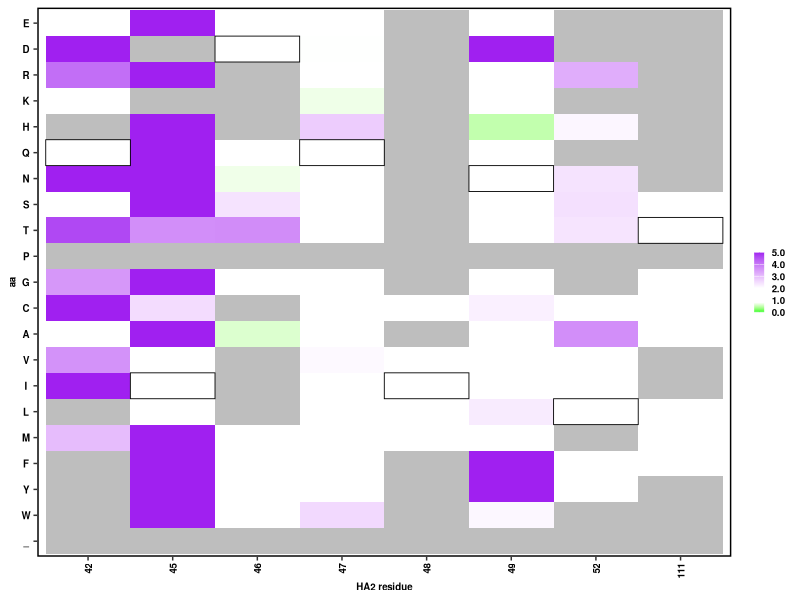
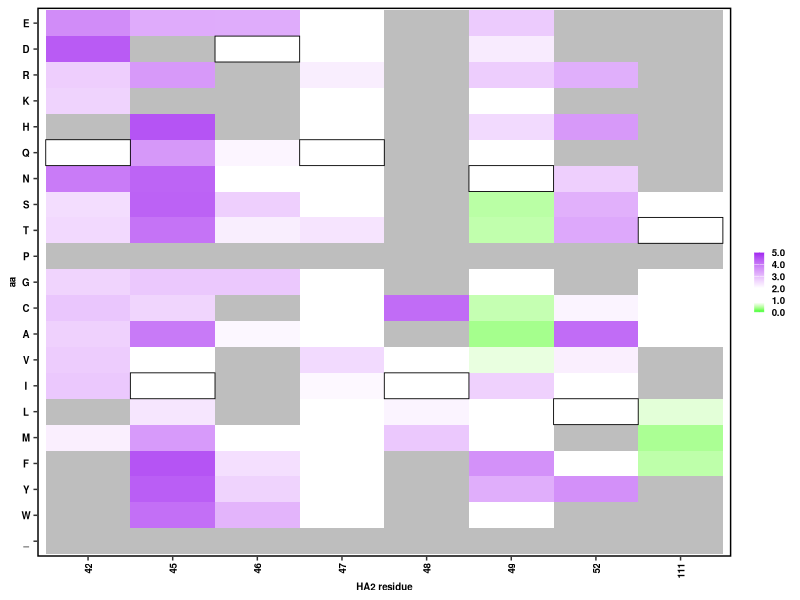
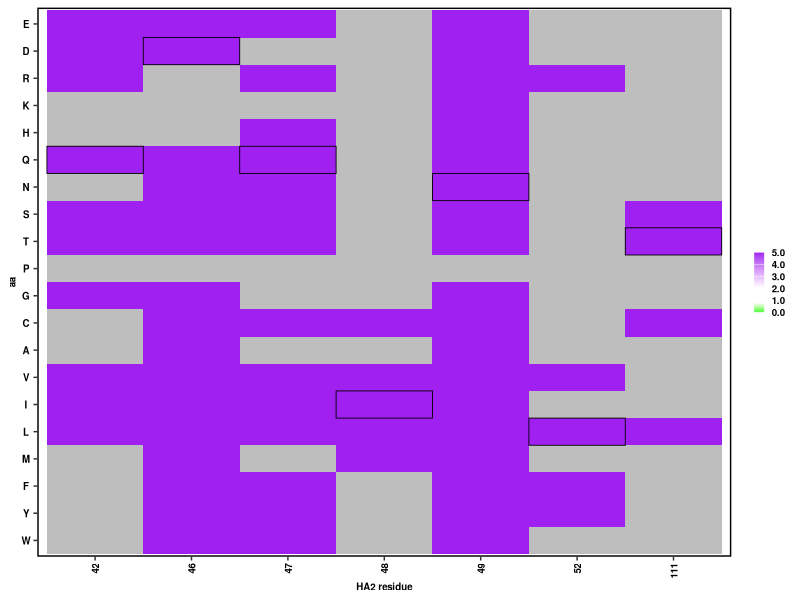
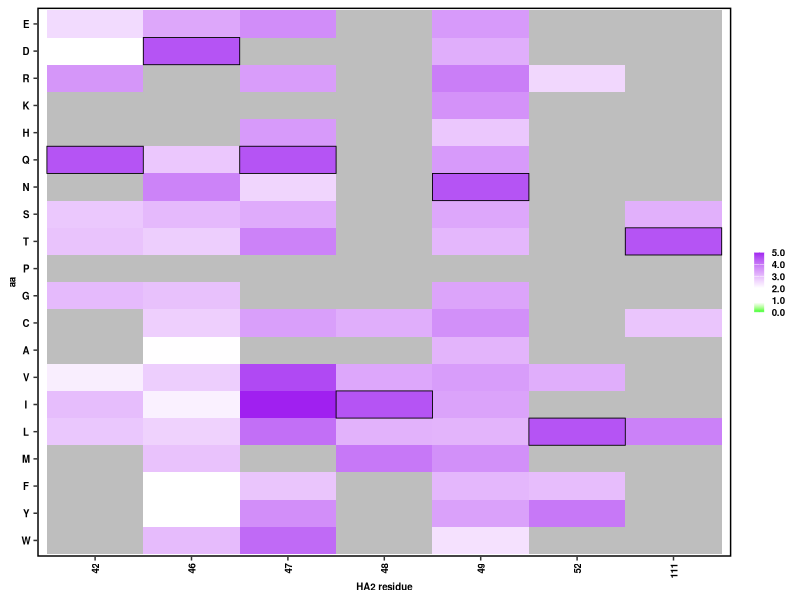
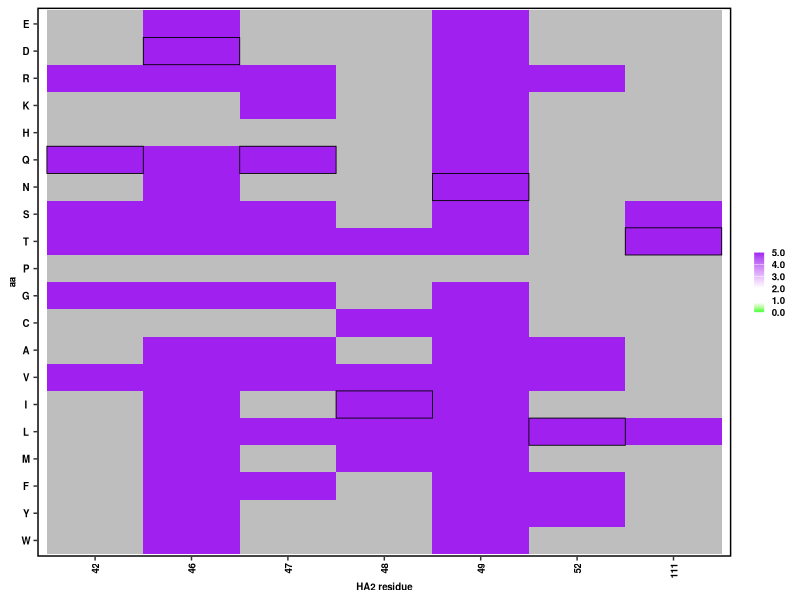
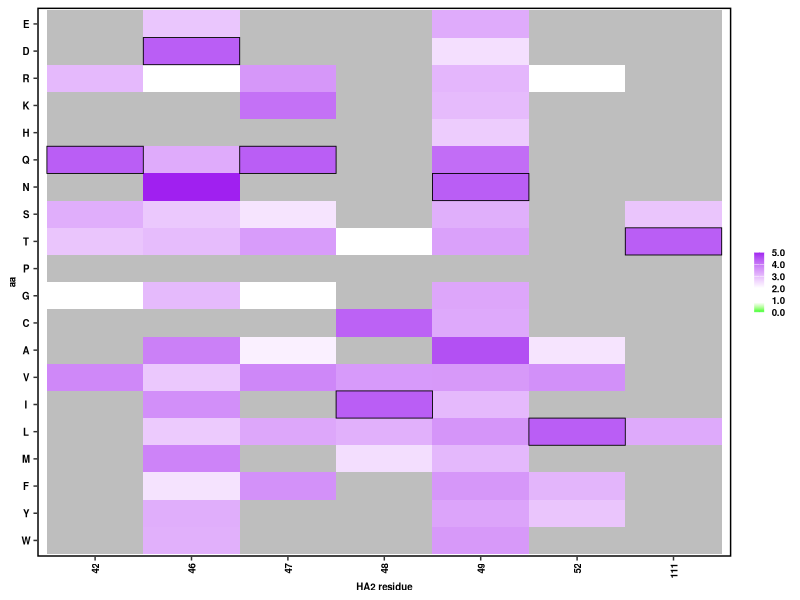
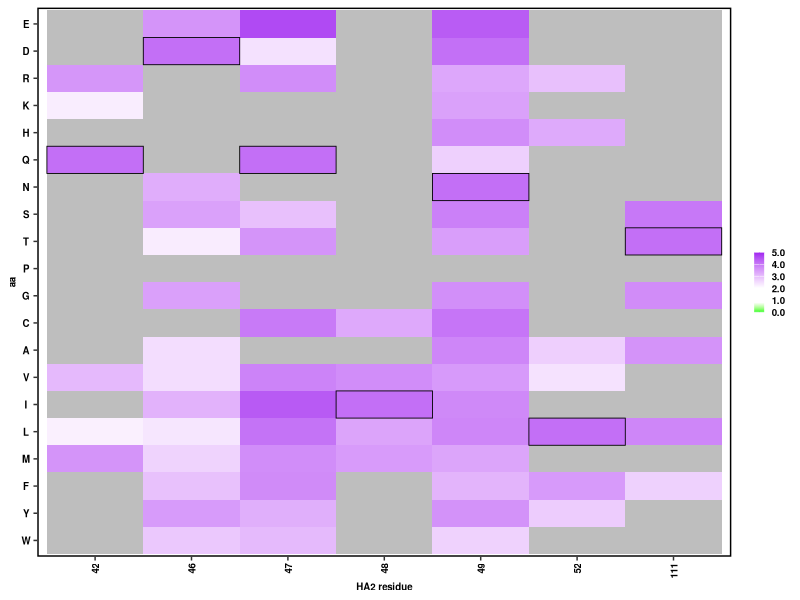
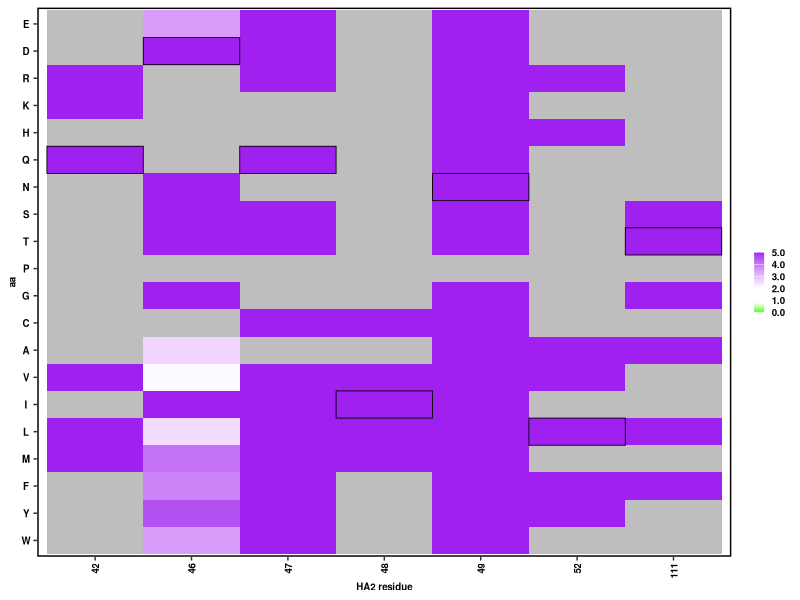

The R source for these figures, in order:
#R code
library(ggplot2)
library(scales)
library(RColorBrewer)
library(readr)
library(tidyr)
library(reshape)
library(stringr)
library(dplyr)
library(ggrepel)
library(gridExtra)
require(cowplot)

capping <- function(v){
  if (v > 5){return (5)}
  else{return (v)}
  }

extract_SEscape <- function(DEspTable, mut_bg, aa_levels, pos_levels, SEspTable){
  pos_bg <- str_sub(mut_bg,2,-2)
  new_pos_levels <- c()
  for (pos in pos_levels){
    if (pos!=pos_bg){
      new_pos_levels <- c(new_pos_levels, pos)
      }
    }
  A0 <- filter(SEspTable, mut==mut_bg)$fit_no_antibody
  A5 <- filter(SEspTable, mut==mut_bg)$resist_10ug_CR9114
  F5 <- filter(SEspTable, mut==mut_bg)$resist_2500ng_FI6v3
  A0_list   <- rep(A0,8)
  A5_list   <- rep(A5,8)
  F5_list   <- rep(F5,8)
  mut_list  <- c('Q42Q','I45I','D46D','Q47Q','I48I','N49N','L52L','T111T')
  WT_table  <- data.frame(cbind(mut_list,A0_list,A5_list,F5_list)) %>%
                 rename(mut=mut_list) %>%
                 rename(fit_no_antibody=A0_list) %>%
                 rename(resist_10ug_CR9114=A5_list) %>%
                 rename(resist_2500ng_FI6v3=F5_list) %>%
                 filter(str_sub(mut,2,-2)!=str_sub(mut_bg,2,-2))
  resi_SEspTable_1 <- DEspTable %>% 
                      filter(mut1==mut_bg) %>% 
                      rename(mut=mut2) %>%
                      select(-mut1)
  resi_SEspTable_2 <- DEspTable %>%
                      filter(mut2==mut_bg) %>%
                      rename(mut=mut1) %>%
                      select(-mut2)
  resi_SEspTable   <- rbind(resi_SEspTable_1, resi_SEspTable_2, WT_table) %>%
                      mutate(resi=str_sub(mut,2,-2)) %>% 
                      mutate(aa=str_sub(mut,-1)) %>%
                      mutate(resi=factor(as.character(resi),levels=new_pos_levels)) %>%
                      mutate(aa=factor(as.character(aa),levels=aa_levels)) %>%
                      mutate(fit_no_antibody=mapply(as.numeric,fit_no_antibody)) %>%
                      mutate(resist_10ug_CR9114=mapply(as.numeric,resist_10ug_CR9114)) %>%
                      mutate(resist_2500ng_FI6v3=mapply(as.numeric,resist_2500ng_FI6v3))
  return (resi_SEspTable)
  }

plot_fit_heatmap <- function(EspTable,pos_bg, WTresibox,graphname){
  textsize    <- 7
  WTresibox   <- WTresibox %>%
                   filter(str_sub(resi,2,-1)!=pos_bg) %>%
                   mutate(x=seq(1,length(.$x)))
  if (pos_bg != ''){
    WTresibox <- WTresibox %>%
                   mutate(y=y-1)
    }
  p <-  ggplot() + 
	  geom_tile(data=EspTable, aes(x=resi,y=aa,fill=mapply(capping,X))) +
	  scale_fill_gradientn(colours=c("green", "white", "white", "white", "purple"),
                limits= c(0,5),
		values=rescale(c(0, 0.8, 1, 2, 5)),
		guide="colorbar",
                breaks=c(0,1,2,3,4,5),
                labels=c('0.0','1.0','2.0','3.0','4.0','5.0'),
		na.value="grey") +
	  theme_classic() +
          theme(axis.text=element_text(size=textsize,face="bold",colour = 'black'),
                axis.text.x=element_text(angle=90,hjust=1,vjust=0.5,colour = 'black'),
                axis.text.y=element_text(hjust=0.5,vjust=0.5,colour = 'black'),
                axis.title=element_text(size=textsize,face="bold"),
                axis.line = element_line(colour = 'black', size = 0),
                legend.title=element_blank(),
	        panel.border = element_rect(colour = "black", fill=NA, size=1)) +
          guides(fill = guide_colorbar(ticks = FALSE, barwidth=0.5, barheight=3,
                                       label.theme = element_text(colour="black",size=textsize,angle=0,face='bold'))) +
          geom_rect(data=WTresibox, size=0.3, fill=NA, colour="black",
                    aes(xmin=x-0.5, xmax=x+0.5, ymin=y-0.5, ymax=y+0.5)) +
          xlab(bquote(bold('HA2 residue')))
  ggsave(graphname,p,width=1.9,height=2.2,dpi=600)
  }

aa_levels  <- rev(c('E','D','R','K','H','Q','N','S','T','P','G','C','A','V','I','L','M','F','Y','W','_'))
pos_levels <- c('42','45','46','47','48','49','52','111')
WTresibox  <- read_tsv('doc/HK68_WTheatmap.tsv')
SEspTable  <- read_tsv('result/Resist_S.tsv') %>%
              mutate(resi=factor(as.character(resi),levels=pos_levels)) %>%
              mutate(aa=factor(as.character(aa),levels=aa_levels))
EspF5_table <- SEspTable %>%
                 mutate(X=resist_2500ng_FI6v3)
EspA5_table <- SEspTable %>%
                 mutate(X=resist_10ug_CR9114)
DEspTable  <- read_tsv('result/Heatmap_D.tsv')
EspTable_I45F <- extract_SEscape(DEspTable, 'I45F', aa_levels, pos_levels, SEspTable)
EspA5_I45F    <- EspTable_I45F %>% mutate(X=resist_10ug_CR9114)                   
EspF5_I45F    <- EspTable_I45F %>% mutate(X=resist_2500ng_FI6v3)                   
EspTable_I45Y <- extract_SEscape(DEspTable, 'I45Y', aa_levels, pos_levels, SEspTable)
EspA5_I45Y    <- EspTable_I45Y %>% mutate(X=resist_10ug_CR9114)                   
EspF5_I45Y    <- EspTable_I45Y %>% mutate(X=resist_2500ng_FI6v3)                   
EspTable_I45W <- extract_SEscape(DEspTable, 'I45W', aa_levels, pos_levels, SEspTable)
EspA5_I45W    <- EspTable_I45W %>% mutate(X=resist_10ug_CR9114)                   
EspF5_I45W    <- EspTable_I45W %>% mutate(X=resist_2500ng_FI6v3)                   
plot_fit_heatmap(EspF5_table,'',WTresibox,'graph/heatmap_FI6v3esp_single.png')
plot_fit_heatmap(EspA5_table,'',WTresibox,'graph/heatmap_CR9114esp_single.png')
plot_fit_heatmap(EspF5_I45F,'45',WTresibox,'graph/heatmap_FI6v3esp_single_onI45F.png')
plot_fit_heatmap(EspA5_I45F,'45',WTresibox,'graph/heatmap_CR9114esp_single_onI45F.png')
plot_fit_heatmap(EspF5_I45Y,'45',WTresibox,'graph/heatmap_FI6v3esp_single_onI45Y.png')
plot_fit_heatmap(EspA5_I45Y,'45',WTresibox,'graph/heatmap_CR9114esp_single_onI45Y.png')
plot_fit_heatmap(EspA5_I45W,'45',WTresibox,'graph/heatmap_CR9114esp_single_onI45W.png')
plot_fit_heatmap(EspF5_I45W,'45',WTresibox,'graph/heatmap_FI6v3esp_single_onI45W.png')
